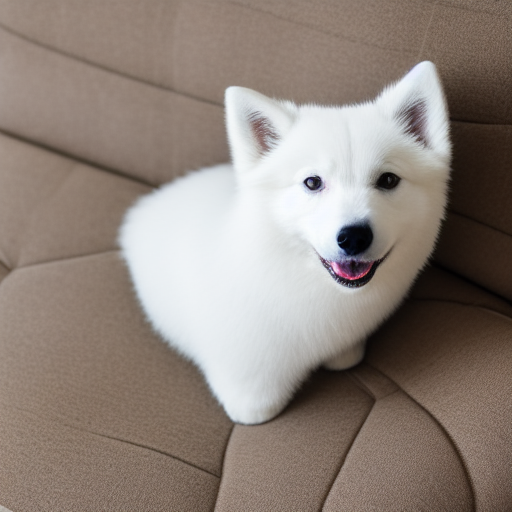
#> input picture samples/01_samoyed_cone_clinic_D.png, 512 x 512 px
$ python -i masks.py   (imports and definitions only)
#> lines starting #> are read from the running program, lines starting #| are printed output that depends on the picture; after the words box and inside, x2 and y2 are one past the last pixel; in counts of white or black regions, pixels touching at a corner belong together
#> further down, picture is the input picture: PIL image 512x512 RGB; mean R, G, B 143.3, 131.6, 123.7
"""Trimap → ADE20K seg map  +  border-safe Canny edge helper  +  depth map.

Oxford trimap values:
  1 = pet foreground
  2 = background
  3 = uncertain / boundary

ADE20K class 126 = "animal" → palette color [255, 0, 122]
Background pixels → [0, 0, 0]
"""
from __future__ import annotations

import numpy as np
from PIL import Image

# ADE20K 150-class palette (index → [R, G, B])
_ADE20K_PALETTE: list[list[int]] = [
    [120, 120, 120], [180, 120, 120], [6, 230, 230], [80, 50, 50],
    [4, 200, 3], [120, 120, 80], [140, 140, 140], [204, 5, 255],
    [230, 230, 230], [4, 250, 7], [224, 5, 255], [235, 255, 7],
    [150, 5, 61], [120, 120, 70], [8, 255, 51], [255, 6, 82],
    [143, 255, 140], [204, 255, 4], [255, 51, 7], [204, 70, 3],
    [0, 102, 200], [61, 230, 250], [255, 6, 51], [11, 102, 255],
    [255, 7, 71], [255, 9, 224], [9, 7, 230], [220, 220, 220],
    [255, 9, 92], [112, 9, 255], [8, 255, 214], [7, 255, 224],
    [255, 184, 6], [10, 255, 71], [255, 41, 10], [7, 255, 255],
    [224, 255, 8], [102, 8, 255], [255, 61, 6], [255, 194, 7],
    [255, 122, 8], [0, 255, 20], [255, 8, 41], [255, 5, 153],
    [6, 51, 255], [235, 12, 255], [160, 150, 20], [0, 163, 255],
    [140, 140, 140], [250, 10, 15], [20, 255, 0], [31, 255, 0],
    [255, 31, 0], [255, 224, 0], [153, 255, 0], [0, 0, 255],
    [255, 71, 0], [0, 235, 255], [0, 173, 255], [31, 0, 255],
    [11, 200, 200], [255, 82, 0], [0, 255, 245], [0, 61, 255],
    [0, 255, 112], [0, 255, 133], [255, 0, 0], [255, 163, 0],
    [255, 102, 0], [194, 255, 0], [0, 143, 255], [51, 255, 0],
    [0, 82, 255], [0, 255, 41], [0, 255, 173], [10, 0, 255],
    [173, 255, 0], [0, 255, 153], [255, 92, 0], [255, 0, 255],
    [255, 0, 245], [255, 0, 102], [255, 173, 0], [255, 0, 20],
    [255, 184, 184], [0, 31, 255], [0, 255, 61], [0, 71, 255],
    [255, 0, 204], [0, 255, 194], [0, 255, 82], [0, 10, 255],
    [0, 112, 255], [51, 0, 255], [0, 194, 255], [0, 122, 255],
    [0, 255, 163], [255, 153, 0], [0, 255, 10], [255, 112, 0],
    [143, 255, 0], [82, 0, 255], [163, 255, 0], [255, 235, 0],
    [8, 184, 170], [133, 0, 255], [0, 255, 92], [184, 0, 255],
    [255, 0, 31], [0, 184, 255], [0, 214, 255], [255, 0, 112],
    [92, 255, 0], [0, 224, 255], [112, 224, 255], [70, 184, 160],
    [163, 0, 255], [153, 0, 255], [71, 255, 0], [255, 0, 163],
    [255, 204, 0], [255, 0, 143], [0, 255, 235], [133, 255, 0],
    [255, 0, 235], [245, 0, 255], [255, 0, 122], [255, 245, 0],
    [10, 190, 212], [214, 255, 0], [0, 204, 255], [20, 0, 255],
    [255, 255, 0], [0, 153, 255], [0, 41, 255], [0, 255, 204],
    [41, 0, 255], [41, 255, 0], [173, 0, 255], [0, 245, 255],
    [71, 0, 255], [122, 0, 255], [0, 255, 184], [0, 92, 255],
    [184, 255, 0], [0, 133, 255], [255, 214, 0], [25, 194, 194],
    [102, 255, 0], [92, 0, 255],
]

_ANIMAL_COLOR = np.array(_ADE20K_PALETTE[126], dtype=np.uint8)  # [255, 0, 122]
_BG_COLOR = np.array([0, 0, 0], dtype=np.uint8)


def trimap_to_seg_map(trimap: Image.Image) -> Image.Image:
    """Map Oxford trimap to ADE20K-style RGB seg map for ControlNet-seg.

    Foreground (1) and uncertain (3) → ADE20K animal class [255, 0, 122].
    Background (2) → [0, 0, 0].
    """
    mask = np.array(trimap.convert("L"))
    seg = np.full((*mask.shape, 3), _BG_COLOR, dtype=np.uint8)
    seg[mask == 1] = _ANIMAL_COLOR
    # Treat uncertain pixels as foreground to avoid eroding the animal region
    seg[mask == 3] = _ANIMAL_COLOR
    return Image.fromarray(seg, mode="RGB")


def image_to_canny(
    image: Image.Image,
    low: int | None = None,
    high: int | None = None,
    cfg_path: str = "configs/generation.yaml",
) -> Image.Image:
    """Extract border-safe Canny edges for ControlNet conditioning.

    Applies center-crop, Gaussian pre-blur, and border-ring erasure before
    running Canny to prevent JPEG/photo-boundary rectangles from appearing
    as bounding boxes in generated images. All thresholds are YAML-configurable.
    """
#> called with cfg_path = 'configs/generation.yaml'
    import yaml
    from PIL import ImageFilter

    try:
        with open(cfg_path) as f:
            cfg = yaml.safe_load(f)
        canny_cfg = cfg.get("canny", {})
    except Exception:
        canny_cfg = {}

    _low = low if low is not None else canny_cfg.get("low", 80)
    _high = high if high is not None else canny_cfg.get("high", 160)
    border_px = int(canny_cfg.get("border_erase_px", 16))
    blur_r = float(canny_cfg.get("preblur_radius", 1.5))
    crop_pct = float(canny_cfg.get("center_crop_pct", 0.90))

    img = image.convert("RGB").resize((512, 512), Image.LANCZOS)

    # Center-crop to strip JPEG borders before edge detection
    if crop_pct < 1.0:
        w, h = img.size
#> w = 512; h = 512
        cw, ch = int(w * crop_pct), int(h * crop_pct)
#> cw = 460; ch = 460
        left, top = (w - cw) // 2, (h - ch) // 2
#> left = 26; top = 26
        img = img.crop((left, top, left + cw, top + ch)).resize((w, h), Image.LANCZOS)
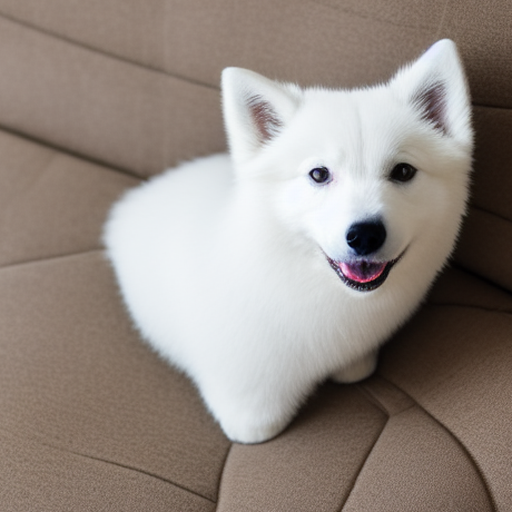
#> img: PIL image 512x512 RGB; mean R, G, B 147.7, 137.4, 130.3

    # Pre-blur suppresses texture/noise edges that Canny would otherwise pick up
    if blur_r > 0:
        img = img.filter(ImageFilter.GaussianBlur(radius=blur_r))

    try:
        import cv2
        arr = np.array(img.convert("L"))
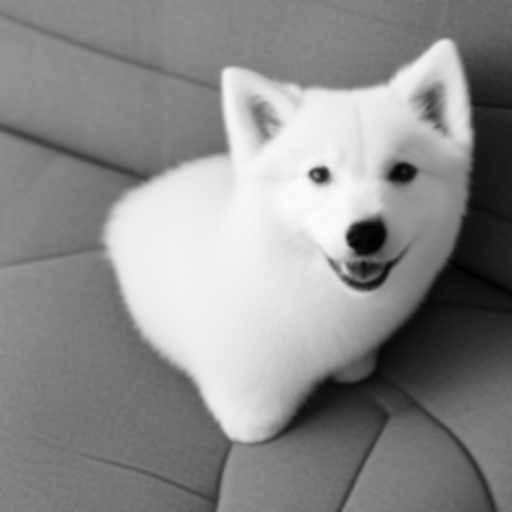
#> arr: shape (512, 512); min 0, max 251, mean 139.7
        edges = cv2.Canny(arr, _low, _high)
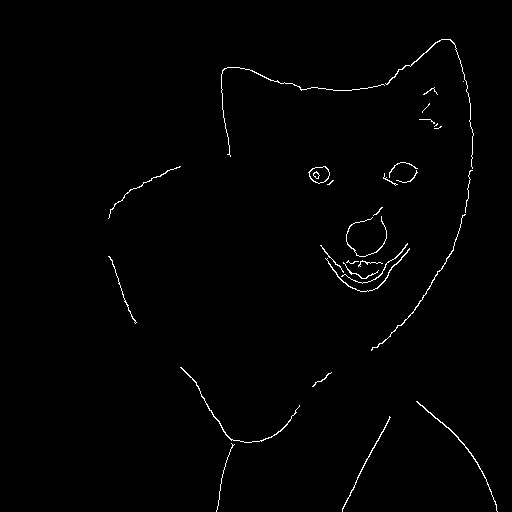
#> edges: shape (512, 512); 0.93% white in thin lines or dots, all inside (x1, y1, x2, y2) = (108, 39, 498, 512)
    except ImportError:
        # Fallback when cv2 is not available (local dev without opencv-python)
        from controlnet_aux import CannyDetector
        detector = CannyDetector()
        result = detector(img, low_threshold=_low, high_threshold=_high)
        edges = np.array(result.convert("L"))

    # Zero out border ring — eliminates any residual outer-rectangle artifact
    if border_px > 0:
        edges[:border_px, :] = 0
        edges[-border_px:, :] = 0
#> edges: shape (512, 512); 0.91% white in thin lines or dots, all inside (x1, y1, x2, y2) = (108, 39, 493, 496)
        edges[:, :border_px] = 0
        edges[:, -border_px:] = 0

    edges_rgb = np.stack([edges, edges, edges], axis=-1)
    return Image.fromarray(edges_rgb)


def image_to_depth(image: Image.Image) -> Image.Image:
    """Extract MiDaS depth map for ControlNet-depth conditioning.

    No border-rectangle artifact since depth maps are smooth continuous fields.
    """
    try:
        from controlnet_aux import MidasDetector
    except ImportError as e:
        raise ImportError("pip install controlnet-aux") from e

    detector = MidasDetector.from_pretrained("lllyasviel/Annotators")
    img_512 = image.convert("RGB").resize((512, 512), Image.LANCZOS)
    return detector(img_512)

>>> from PIL import Image
>>> picture = Image.open('../../samples/01_samoyed_cone_clinic_D.png')
>>> result = image_to_canny(picture)

$ run again, on samples/03_mainecoon_exam_D.png
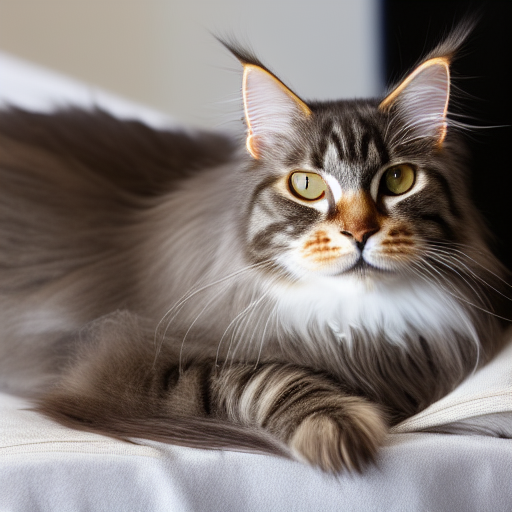
#> input picture samples/03_mainecoon_exam_D.png, 512 x 512 px
#> picture is the input picture: PIL image 512x512 RGB; mean R, G, B 126.4, 117.4, 113.1
#> in image_to_canny, `arr = np.array(img.convert("L"))`:
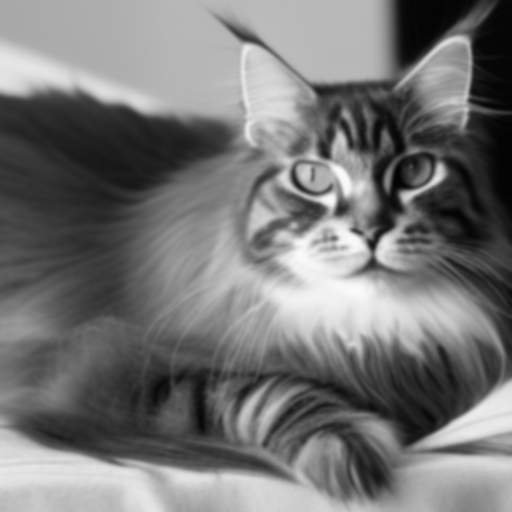
#> arr: shape (512, 512); min 1, max 252, mean 117.3
#> in image_to_canny, `edges[:, -border_px:] = 0`:
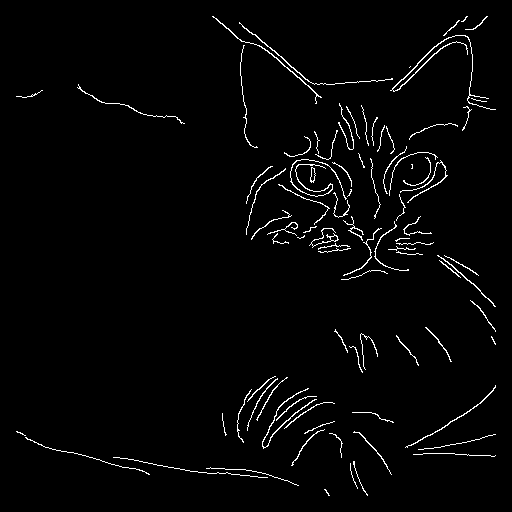
#> edges: shape (512, 512); 2.3% white in thin lines or dots, all inside (x1, y1, x2, y2) = (16, 16, 496, 496)

$ run again, on samples/04_beagle_bandaged_home_D.png
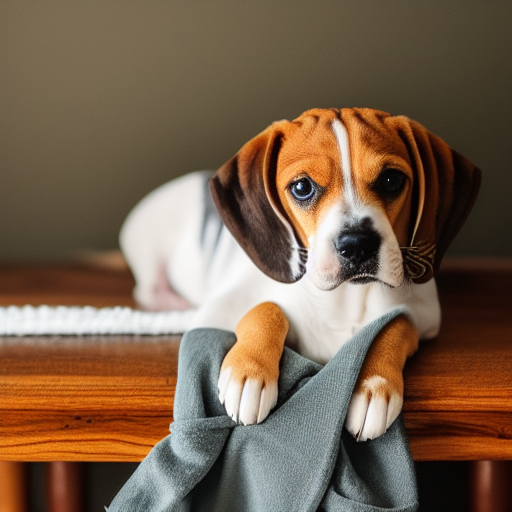
#> input picture samples/04_beagle_bandaged_home_D.png, 512 x 512 px
#> picture is the input picture: PIL image 512x512 RGB; mean R, G, B 119.8, 96.6, 76
#> in image_to_canny, `arr = np.array(img.convert("L"))`:
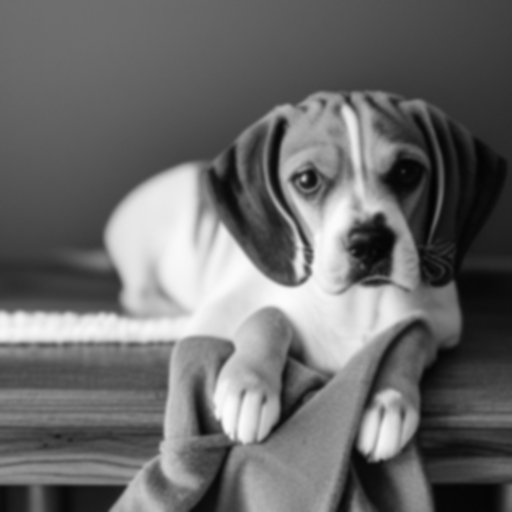
#> arr: shape (512, 512); min 3, max 252, mean 106.4
#> in image_to_canny, `edges = cv2.Canny(arr, _low, _high)`:
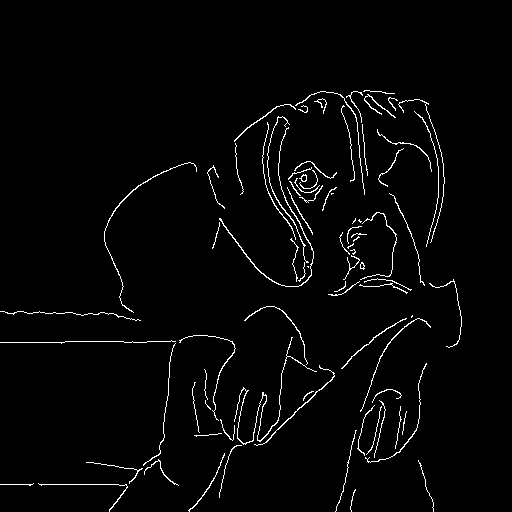
#> edges: shape (512, 512); 2.4% white in thin lines or dots, all inside (x1, y1, x2, y2) = (0, 90, 462, 512)
#> edges_rgb: shape (512, 512, 3); 2.4% white in thin lines or dots, all inside (x1, y1, x2, y2) = (16, 90, 462, 496)
